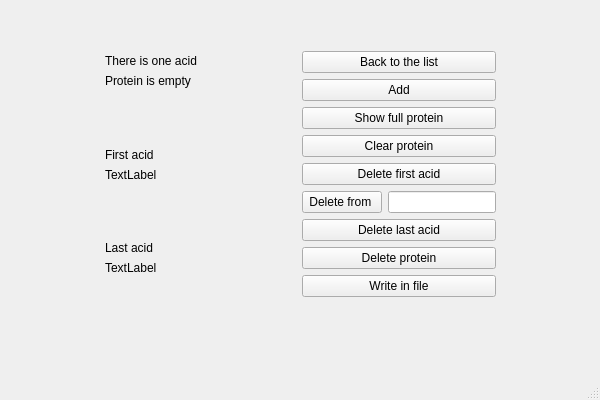
<?xml version="1.0" encoding="UTF-8"?>
<ui version="4.0">
 <class>protein_edit_window</class>
 <widget class="QMainWindow" name="protein_edit_window">
  <property name="geometry">
   <rect>
    <x>0</x>
    <y>0</y>
    <width>600</width>
    <height>400</height>
   </rect>
  </property>
  <property name="minimumSize">
   <size>
    <width>600</width>
    <height>400</height>
   </size>
  </property>
  <property name="maximumSize">
   <size>
    <width>600</width>
    <height>400</height>
   </size>
  </property>
  <property name="windowTitle">
   <string>MainWindow</string>
  </property>
  <widget class="QWidget" name="centralwidget">
   <widget class="QWidget" name="horizontalLayoutWidget">
    <property name="geometry">
     <rect>
      <x>10</x>
      <y>0</y>
      <width>581</width>
      <height>349</height>
     </rect>
    </property>
    <layout class="QHBoxLayout" name="horizontalLayout_3">
     <item>
      <spacer name="horizontalSpacer_5">
       <property name="orientation">
        <enum>Qt::Horizontal</enum>
       </property>
       <property name="sizeHint" stdset="0">
        <size>
         <width>40</width>
         <height>20</height>
        </size>
       </property>
      </spacer>
     </item>
     <item>
      <layout class="QVBoxLayout" name="verticalLayout_2">
       <item>
        <spacer name="verticalSpacer_3">
         <property name="orientation">
          <enum>Qt::Vertical</enum>
         </property>
         <property name="sizeHint" stdset="0">
          <size>
           <width>20</width>
           <height>40</height>
          </size>
         </property>
        </spacer>
       </item>
       <item>
        <widget class="QLabel" name="label">
         <property name="text">
          <string>There is one acid</string>
         </property>
        </widget>
       </item>
       <item>
        <widget class="QLabel" name="label_2">
         <property name="text">
          <string>Protein is empty</string>
         </property>
        </widget>
       </item>
       <item>
        <spacer name="verticalSpacer_5">
         <property name="orientation">
          <enum>Qt::Vertical</enum>
         </property>
         <property name="sizeHint" stdset="0">
          <size>
           <width>20</width>
           <height>40</height>
          </size>
         </property>
        </spacer>
       </item>
       <item>
        <widget class="QLabel" name="label_3">
         <property name="text">
          <string>First acid</string>
         </property>
        </widget>
       </item>
       <item>
        <widget class="QLabel" name="label_4">
         <property name="text">
          <string>TextLabel</string>
         </property>
        </widget>
       </item>
       <item>
        <spacer name="verticalSpacer_6">
         <property name="orientation">
          <enum>Qt::Vertical</enum>
         </property>
         <property name="sizeHint" stdset="0">
          <size>
           <width>20</width>
           <height>40</height>
          </size>
         </property>
        </spacer>
       </item>
       <item>
        <widget class="QLabel" name="label_5">
         <property name="text">
          <string>Last acid</string>
         </property>
        </widget>
       </item>
       <item>
        <widget class="QLabel" name="label_6">
         <property name="text">
          <string>TextLabel</string>
         </property>
        </widget>
       </item>
       <item>
        <spacer name="verticalSpacer_4">
         <property name="orientation">
          <enum>Qt::Vertical</enum>
         </property>
         <property name="sizeHint" stdset="0">
          <size>
           <width>20</width>
           <height>40</height>
          </size>
         </property>
        </spacer>
       </item>
       <item>
        <spacer name="horizontalSpacer_2">
         <property name="orientation">
          <enum>Qt::Horizontal</enum>
         </property>
         <property name="sizeHint" stdset="0">
          <size>
           <width>40</width>
           <height>20</height>
          </size>
         </property>
        </spacer>
       </item>
      </layout>
     </item>
     <item>
      <spacer name="horizontalSpacer">
       <property name="orientation">
        <enum>Qt::Horizontal</enum>
       </property>
       <property name="sizeHint" stdset="0">
        <size>
         <width>40</width>
         <height>20</height>
        </size>
       </property>
      </spacer>
     </item>
     <item>
      <layout class="QVBoxLayout" name="verticalLayout">
       <item>
        <spacer name="horizontalSpacer_4">
         <property name="orientation">
          <enum>Qt::Horizontal</enum>
         </property>
         <property name="sizeHint" stdset="0">
          <size>
           <width>40</width>
           <height>20</height>
          </size>
         </property>
        </spacer>
       </item>
       <item>
        <spacer name="verticalSpacer">
         <property name="orientation">
          <enum>Qt::Vertical</enum>
         </property>
         <property name="sizeHint" stdset="0">
          <size>
           <width>20</width>
           <height>40</height>
          </size>
         </property>
        </spacer>
       </item>
       <item>
        <widget class="QPushButton" name="pushButton">
         <property name="text">
          <string>Back to the list</string>
         </property>
        </widget>
       </item>
       <item>
        <widget class="QPushButton" name="pushButton_2">
         <property name="text">
          <string>Add</string>
         </property>
        </widget>
       </item>
       <item>
        <widget class="QPushButton" name="pushButton_3">
         <property name="text">
          <string>Show full protein</string>
         </property>
        </widget>
       </item>
       <item>
        <widget class="QPushButton" name="pushButton_4">
         <property name="text">
          <string>Clear protein</string>
         </property>
        </widget>
       </item>
       <item>
        <widget class="QPushButton" name="pushButton_5">
         <property name="text">
          <string>Delete first acid</string>
         </property>
        </widget>
       </item>
       <item>
        <layout class="QHBoxLayout" name="horizontalLayout">
         <item>
          <widget class="QPushButton" name="pushButton_9">
           <property name="text">
            <string>Delete from </string>
           </property>
          </widget>
         </item>
         <item>
          <widget class="QLineEdit" name="lineEdit"/>
         </item>
        </layout>
       </item>
       <item>
        <widget class="QPushButton" name="pushButton_6">
         <property name="text">
          <string>Delete last acid</string>
         </property>
        </widget>
       </item>
       <item>
        <widget class="QPushButton" name="pushButton_7">
         <property name="text">
          <string>Delete protein</string>
         </property>
        </widget>
       </item>
       <item>
        <widget class="QPushButton" name="pushButton_8">
         <property name="text">
          <string>Write in file</string>
         </property>
        </widget>
       </item>
       <item>
        <spacer name="verticalSpacer_2">
         <property name="orientation">
          <enum>Qt::Vertical</enum>
         </property>
         <property name="sizeHint" stdset="0">
          <size>
           <width>20</width>
           <height>40</height>
          </size>
         </property>
        </spacer>
       </item>
       <item>
        <spacer name="horizontalSpacer_3">
         <property name="orientation">
          <enum>Qt::Horizontal</enum>
         </property>
         <property name="sizeHint" stdset="0">
          <size>
           <width>40</width>
           <height>20</height>
          </size>
         </property>
        </spacer>
       </item>
      </layout>
     </item>
     <item>
      <spacer name="horizontalSpacer_6">
       <property name="orientation">
        <enum>Qt::Horizontal</enum>
       </property>
       <property name="sizeHint" stdset="0">
        <size>
         <width>40</width>
         <height>20</height>
        </size>
       </property>
      </spacer>
     </item>
    </layout>
   </widget>
  </widget>
  <widget class="QMenuBar" name="menubar">
   <property name="geometry">
    <rect>
     <x>0</x>
     <y>0</y>
     <width>600</width>
     <height>25</height>
    </rect>
   </property>
  </widget>
  <widget class="QStatusBar" name="statusbar"/>
 </widget>
 <resources/>
 <connections/>
</ui>
